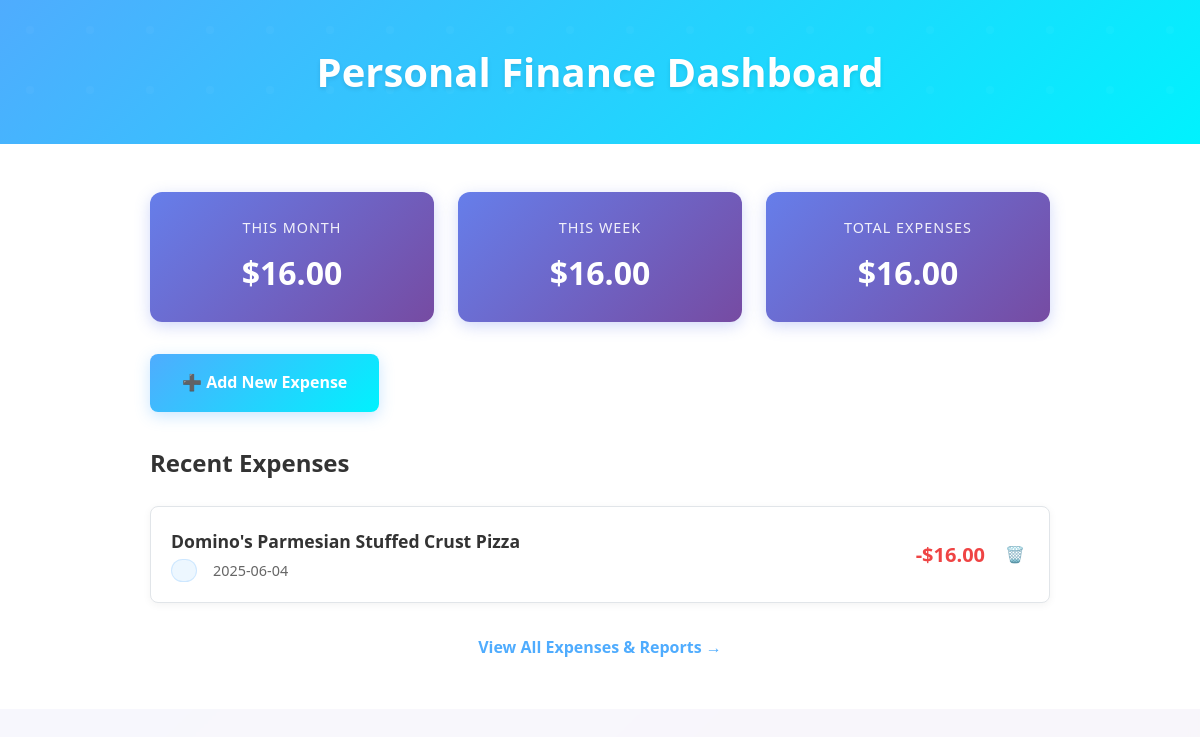
Before: / with the older database file.
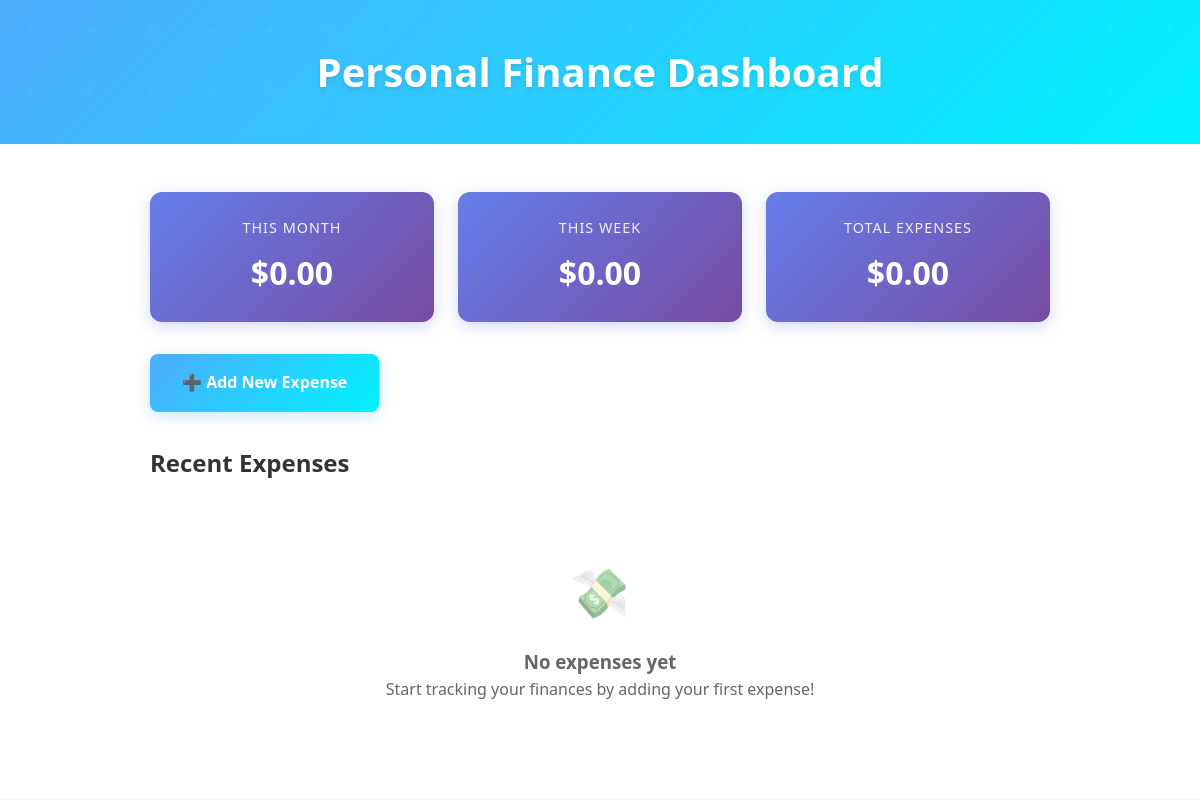
After: the same page with the newer database file.
### tables this page shows
CREATE TABLE expenses (
    id INTEGER PRIMARY KEY,
    amount DECIMAL(10,2) NOT NULL,
    description TEXT NOT NULL,
    category_id INTEGER,
    expense_date DATE NOT NULL,
    created_at TIMESTAMP DEFAULT CURRENT_TIMESTAMP,
    FOREIGN KEY (category_id) REFERENCES categories(id)
);

### app/app.py (the view)
@app.route('/')
def index():
    data = db.get_db()
    error = None
    expenses = None
    total = None
    monthly_total = None
    weekly_total = None
    now = datetime.datetime.now()
    current_year = now.year
    current_month = now.month
    current_week = now.strftime("%W")
    if error is None:
        try:
            expenses = data.execute("SELECT * FROM expenses ORDER BY expense_date DESC").fetchall()
            total = data.execute("SELECT SUM(amount) FROM expenses").fetchone()[0] or 0
            total = f"{total:.2f}"
            monthly_total = data.execute("""
                                         SELECT SUM(amount)
                                         FROM expenses
                                         WHERE strftime('%Y', expense_date) = ?
                                           AND strftime('%m', expense_date) = ?
                                             """, (str(current_year), f"{current_month:02d}")).fetchone()[0]
            monthly_total = f"{monthly_total:.2f}"
            weekly_total = data.execute("""
                                        SELECT SUM(amount)
                                        FROM expenses
                                        WHERE strftime('%Y', expense_date) = ?
                                          AND strftime('%W', expense_date) = ?
                                        """, (str(current_year), current_week)).fetchone()[0]
            weekly_total = f"{weekly_total:.2f}"
        except:
            error = "Database error"
    flash(error)
    return render_template('index.html', expenses=expenses, total_expenses=total, monthly_total=monthly_total, weekly_total=weekly_total)

### app/database.py (called while the page is built)
def get_db():
    if 'db' not in g:
        g.db = sqlite3.connect(
            current_app.config['DATABASE'],
            detect_types=sqlite3.PARSE_DECLTYPES
        )
        g.db.row_factory = sqlite3.Row
    return g.db

### app/templates/index.html
{% extends 'base.html' %}
{% block header %}
    <h1>{% block title %}Personal Finance Dashboard{% endblock %}</h1>
{% endblock %}
{% block content %}
<div class="expense-list-container">
    <div class="expense-summary">
        <div class="summary-card">
            <h3>This Month</h3>
            <p class="amount">${{ monthly_total or "0.00" }}</p>
        </div>
        <div class="summary-card">
            <h3>This Week</h3>
            <p class="amount">${{ weekly_total or "0.00" }}</p>
        </div>
        <div class="summary-card">
            <h3>Total Expenses</h3>
            <p class="amount">${{ total_expenses or "0.00" }}</p>
        </div>
    </div>
    <a href="{{ url_for('add_expense') }}" class="add-expense-btn">
        ➕ Add New Expense
    </a>
    <div class="recent-expenses">
        <h2 style="margin-bottom: 1.5rem; color: #333;">Recent Expenses</h2>
        {% if expenses %}
            {% for expense in expenses %}
            <div class="expense-item">
                <div class="expense-details">
                    <h4>{{ expense.description }}</h4>
                    <div class="expense-meta">
                        <span class="category-badge">{{ expense.category }}</span>
                        <span>{{ expense.expense_date.strftime('%Y-%m-%d') if expense.expense_date else 'No date' }}</span>
                    </div>
                </div>
                <div class="expense-amount">
                    -${{ "%.2f"|format(expense.amount) }}
                </div>
                <div class="expense-actions">
                    <form method="POST" action="{{ url_for('delete_expense', expense_id=expense.id) }}" onsubmit="return confirm('Are you sure you want to delete this expense?');">
                        <button type="submit" class="delete-btn" title="Delete expense">🗑️</button>
                    </form>
                </div>
            </div>
            {% endfor %}
            <div style="text-align: center; margin-top: 2rem;">
                <a href="{{ url_for('reports') }}" style="color: #4facfe; text-decoration: none; font-weight: 600;">
                    View All Expenses & Reports →
                </a>
            </div>
        {% else %}
            <div class="no-expenses">
                <div class="no-expenses-icon">💸</div>
                <h3>No expenses yet</h3>
                <p>Start tracking your finances by adding your first expense!</p>
            </div>
        {% endif %}
    </div>
</div>
{% endblock %}

### app/templates/base.html (shortened to what this page needs)
<!doctype html>
<html lang="en">
<head>
    <link rel="stylesheet" href="{{ url_for('static', filename='style.css') }}">
</head>
<body>
    <section class="content">
        <header>
            {% block header %}{% endblock %}
        </header>
        <div class="main-content">
            {% block content %}{% endblock %}
        </div>
    </section>
</body>
</html>

### app/static/style.css (style rules this page uses)
* { margin: 0; padding: 0; box-sizing: border-box; }
body { font-family: 'Segoe UI', Tahoma, Geneva, Verdana, sans-serif; background: linear-gradient(135deg, #667eea 0%, #764ba2 100%); min-height: 100vh; color: #333; line-height: 1.6; }
.content { max-width: 1200px; margin: 0 auto; min-height: 100vh; background: rgba(255, 255, 255, 0.95); backdrop-filter: blur(10px); box-shadow: 0 8px 32px rgba(0, 0, 0, 0.1); }
header { background: linear-gradient(135deg, #4facfe 0%, #00f2fe 100%); color: white; padding: 2.5rem 2rem; text-align: center; position: relative; overflow: hidden; }
header::before { content: ''; position: absolute; top: 0; left: 0; right: 0; bottom: 0; opacity: 0.3; }
header h1 { font-size: 2.5rem; font-weight: 700; margin: 0; position: relative; z-index: 1; text-shadow: 0 2px 4px rgba(0, 0, 0, 0.1); }
.main-content { padding: 3rem 2rem; background: #fff; }
.expense-list-container { max-width: 900px; margin: 0 auto; }
.expense-summary { display: grid; grid-template-columns: repeat(auto-fit, minmax(250px, 1fr)); gap: 1.5rem; margin-bottom: 2rem; }
.summary-card { background: linear-gradient(135deg, #667eea 0%, #764ba2 100%); color: white; padding: 1.5rem; border-radius: 12px; text-align: center; box-shadow: 0 4px 15px rgba(102, 126, 234, 0.3); }
.summary-card h3 { font-size: 0.9rem; font-weight: 500; margin-bottom: 0.5rem; opacity: 0.9; text-transform: uppercase; letter-spacing: 1px; }
.summary-card .amount { font-size: 2rem; font-weight: 700; margin: 0; }
.add-expense-btn { display: inline-flex; align-items: center; gap: 0.5rem; background: linear-gradient(135deg, #4facfe 0%, #00f2fe 100%); color: white; text-decoration: none; padding: 1rem 2rem; border-radius: 8px; font-weight: 600; transition: all 0.3s ease; margin-bottom: 2rem; box-shadow: 0 4px 15px rgba(79, 172, 254, 0.3); }
.no-expenses { text-align: center; padding: 3rem 2rem; color: #666; }
.no-expenses-icon { font-size: 3rem; margin-bottom: 1rem; opacity: 0.5; }

Changed rows visible on the page:
removed expenses: description "Domino's Parmesian Stuffed Crust Pizza", expense_date "2025-06-04", amount "16.00"
Other visible differences:
{{ monthly_total or "0.00" }}: "16.00" → "0.00"
{{ weekly_total or "0.00" }}: "16.00" → "0.00"
{{ total_expenses or "0.00" }}: "16.00" → "0.00"
text no longer shown: "View All Expenses & Reports →"
text now shown: "💸 No expenses yet Start tracking your finances by adding your first expense!"
